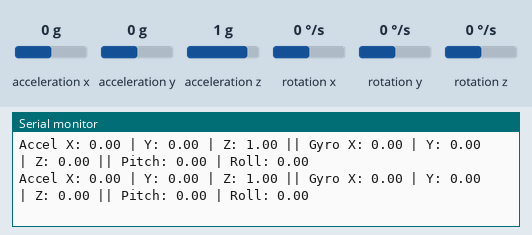
Recording of a sketch running on a simulated Arduino Uno, built with avr-gcc and run on an emulated ATmega328P. Parts: the last lines printed to the serial monitor. The test bench sets the inputs (shaded band); at power-on: acceleration x 0 g, acceleration y 0 g, acceleration z 1 g, rotation x 0 °/s, rotation y 0 °/s, rotation z 0 °/s.

Above: at 1.2 s.
1.3 s: acceleration x set to -1.4 g
At 1.9 s:
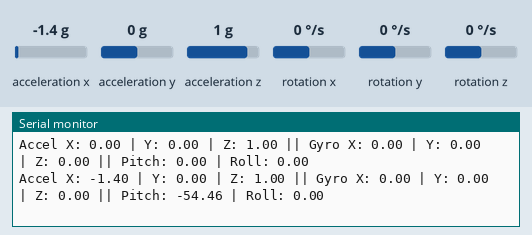
2.8 s: acceleration y set to -1.4 g
At 3.5 s:
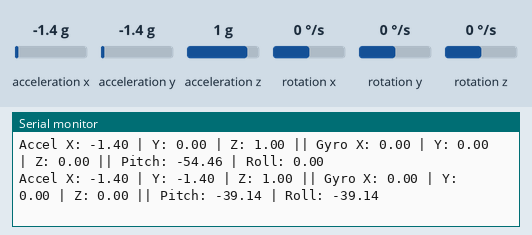
4.3 s: acceleration z set to -1.4 g
At 5.0 s:
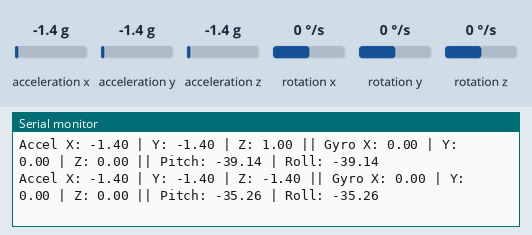
5.8 s: rotation x set to -192 °/s
At 6.5 s:
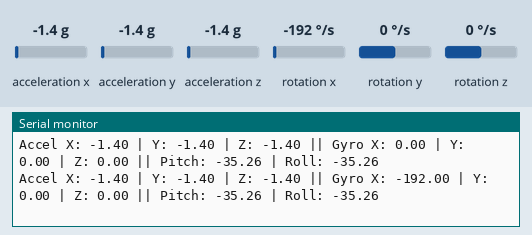
7.3 s: rotation y set to -192 °/s
At 8.0 s:
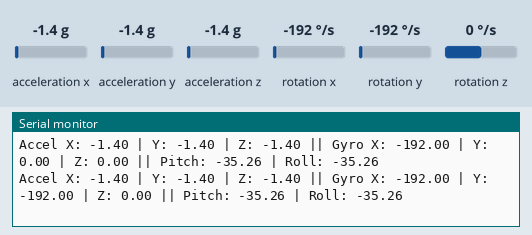

Measured:
- after the input at 1.3 s, the serial monitor: prints a new line after 0.23 s (image 1)
- after the input at 2.8 s, the serial monitor: prints a new line after 0.25 s (image 2)
- after the input at 4.3 s, the serial monitor: prints a new line after 0.28 s (image 3)
- after the input at 5.8 s, the serial monitor: prints a new line after 0.30 s (image 4)
- after the input at 7.3 s, the serial monitor: prints a new line after 0.33 s (image 5)

The sketch:

cb.ino
```cpp
#include <Wire.h>
#include <MPU6050.h>

MPU6050 mpu;

void setup() {
  Serial.begin(115200);
  Wire.begin();
  mpu.initialize();

  if (!mpu.testConnection()) {
    Serial.println("MPU6050 connection failed");
    while (1);
  }
  Serial.println("MPU6050 connected successfully");
}

void loop() {
  int16_t ax, ay, az, gx, gy, gz;
  mpu.getMotion6(&ax, &ay, &az, &gx, &gy, &gz);

  // Chuyển đổi từ raw sang đơn vị gia tốc g
  float ax_g = ax / 16384.0;
  float ay_g = ay / 16384.0;
  float az_g = az / 16384.0;

  // Tính góc nghiêng (đơn vị độ)
  float pitch = atan2(ax_g, sqrt(ay_g * ay_g + az_g * az_g)) * 180 / PI;
  float roll  = atan2(ay_g, sqrt(ax_g * ax_g + az_g * az_g)) * 180 / PI;

  // Hiển thị dữ liệu
  Serial.print("Accel X: "); Serial.print(ax_g);
  Serial.print(" | Y: "); Serial.print(ay_g);
  Serial.print(" | Z: "); Serial.print(az_g);

  Serial.print(" || Gyro X: "); Serial.print(gx / 131.0);
  Serial.print(" | Y: "); Serial.print(gy / 131.0);
  Serial.print(" | Z: "); Serial.print(gz / 131.0);

  Serial.print(" || Pitch: "); Serial.print(pitch);
  Serial.print(" | Roll: "); Serial.println(roll);

  delay(500);
}
```
